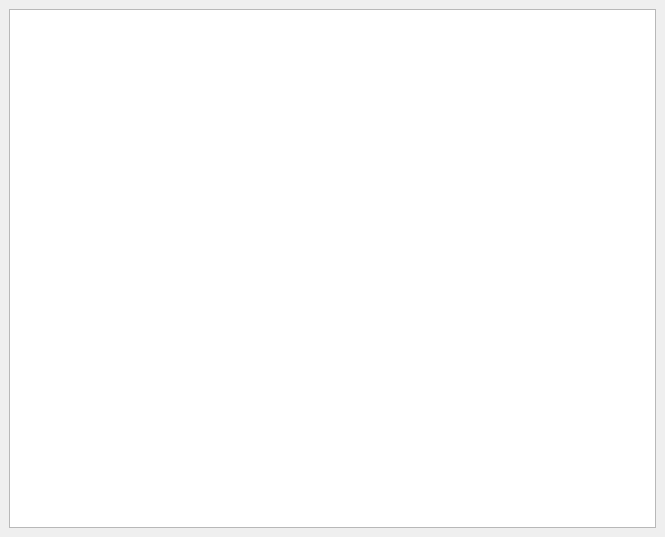
<ui version="4.0" >
 <class>MainWindow</class>
 <widget class="QMainWindow" name="MainWindow" >
  <property name="geometry" >
   <rect>
    <x>0</x>
    <y>0</y>
    <width>665</width>
    <height>537</height>
   </rect>
  </property>
  <property name="windowTitle" >
   <string>MainWindow</string>
  </property>
  <widget class="QWidget" name="centralwidget" >
   <layout class="QVBoxLayout" >
    <item>
     <widget class="QTableWidget" name="tw" />
    </item>
   </layout>
  </widget>
  <widget class="QMenuBar" name="menubar" >
   <property name="geometry" >
    <rect>
     <x>0</x>
     <y>0</y>
     <width>665</width>
     <height>19</height>
    </rect>
   </property>
  </widget>
 </widget>
 <resources/>
 <connections/>
</ui>
